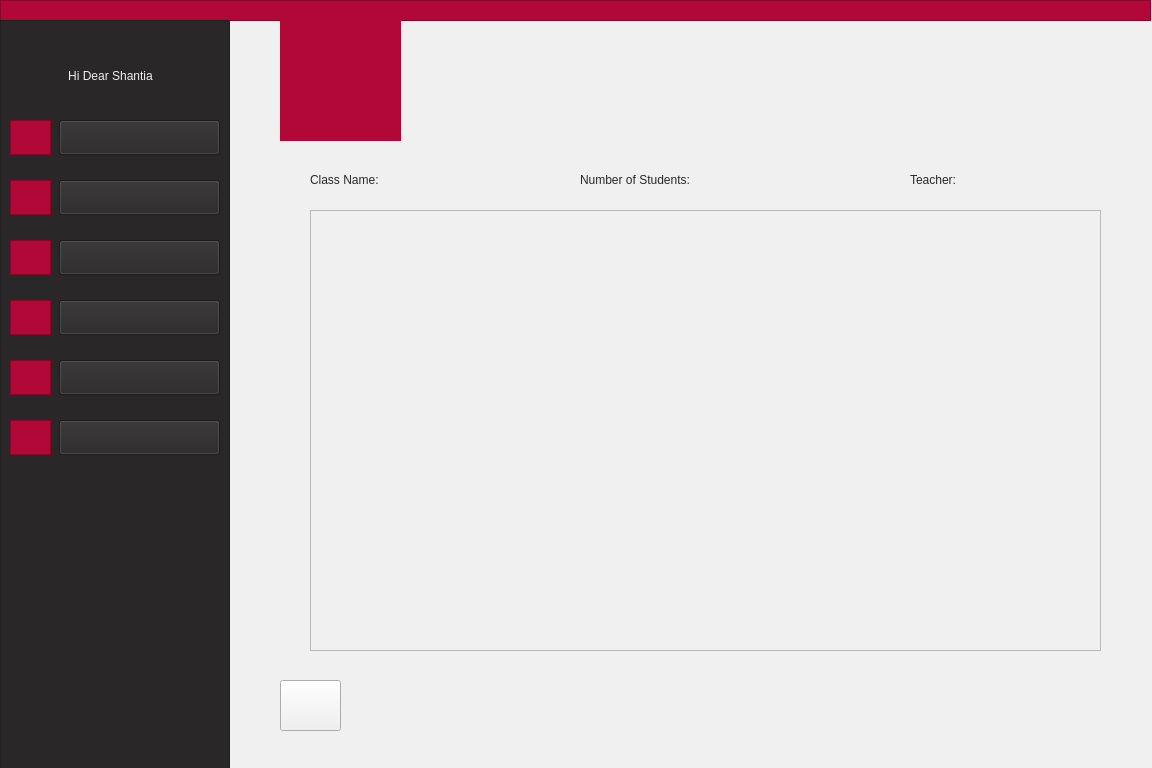
<?xml version="1.0" encoding="UTF-8"?>
<ui version="4.0">
 <class>AdminWatchStudent</class>
 <widget class="QWidget" name="AdminWatchStudent">
  <property name="geometry">
   <rect>
    <x>0</x>
    <y>0</y>
    <width>1152</width>
    <height>768</height>
   </rect>
  </property>
  <property name="minimumSize">
   <size>
    <width>1152</width>
    <height>768</height>
   </size>
  </property>
  <property name="windowTitle">
   <string>Form</string>
  </property>
  <property name="styleSheet">
   <string notr="true">background-color: rgb(240, 240, 240);</string>
  </property>
  <widget class="QLabel" name="label">
   <property name="geometry">
    <rect>
     <x>280</x>
     <y>20</y>
     <width>121</width>
     <height>121</height>
    </rect>
   </property>
   <property name="styleSheet">
    <string notr="true">background-color: rgb(178, 8, 55);
border-color: rgb(178, 8, 55);
</string>
   </property>
   <property name="text">
    <string/>
   </property>
   <property name="pixmap">
    <pixmap>:/AjaxLogo/filename.jpg</pixmap>
   </property>
   <property name="scaledContents">
    <bool>true</bool>
   </property>
   <property name="alignment">
    <set>Qt::AlignCenter</set>
   </property>
  </widget>
  <widget class="QPushButton" name="backToMenu">
   <property name="geometry">
    <rect>
     <x>280</x>
     <y>680</y>
     <width>61</width>
     <height>51</height>
    </rect>
   </property>
   <property name="text">
    <string/>
   </property>
  </widget>
  <widget class="QLabel" name="label_14">
   <property name="geometry">
    <rect>
     <x>280</x>
     <y>680</y>
     <width>41</width>
     <height>46</height>
    </rect>
   </property>
   <property name="styleSheet">
    <string>font: 9pt &quot;Montserrat&quot;;
color: rgb(178, 8, 55);</string>
   </property>
   <property name="text">
    <string/>
   </property>
   <property name="pixmap">
    <pixmap resource="arrowIcon.qrc">:/new/prefix1/icons8-left-arrow-50.png</pixmap>
   </property>
   <property name="scaledContents">
    <bool>true</bool>
   </property>
  </widget>
  <widget class="QFrame" name="frame">
   <property name="geometry">
    <rect>
     <x>0</x>
     <y>0</y>
     <width>1151</width>
     <height>21</height>
    </rect>
   </property>
   <property name="styleSheet">
    <string notr="true">background-color: rgb(178, 8, 55);
border-color: rgb(178, 8, 55);</string>
   </property>
   <property name="frameShape">
    <enum>QFrame::StyledPanel</enum>
   </property>
   <property name="frameShadow">
    <enum>QFrame::Raised</enum>
   </property>
  </widget>
  <widget class="QScrollArea" name="scrollArea">
   <property name="geometry">
    <rect>
     <x>310</x>
     <y>210</y>
     <width>791</width>
     <height>441</height>
    </rect>
   </property>
   <property name="widgetResizable">
    <bool>true</bool>
   </property>
   <widget class="QWidget" name="scrollAreaWidgetContents">
    <property name="geometry">
     <rect>
      <x>0</x>
      <y>0</y>
      <width>789</width>
      <height>439</height>
     </rect>
    </property>
    <layout class="QVBoxLayout" name="verticalLayout_3">
     <item>
      <layout class="QVBoxLayout" name="verticalLayout_2"/>
     </item>
    </layout>
   </widget>
  </widget>
  <widget class="QFrame" name="frame_2">
   <property name="geometry">
    <rect>
     <x>0</x>
     <y>20</y>
     <width>230</width>
     <height>768</height>
    </rect>
   </property>
   <property name="styleSheet">
    <string notr="true">background-color: rgb(41, 39, 40);
border-color: rgb(41, 39, 40);</string>
   </property>
   <property name="frameShape">
    <enum>QFrame::StyledPanel</enum>
   </property>
   <property name="frameShadow">
    <enum>QFrame::Raised</enum>
   </property>
   <widget class="QPushButton" name="pushButton">
    <property name="geometry">
     <rect>
      <x>59</x>
      <y>100</y>
      <width>161</width>
      <height>35</height>
     </rect>
    </property>
    <property name="styleSheet">
     <string notr="true">font: 11pt &quot;Montserrat&quot;;
</string>
    </property>
    <property name="text">
     <string/>
    </property>
   </widget>
   <widget class="QPushButton" name="pushButton_2">
    <property name="geometry">
     <rect>
      <x>59</x>
      <y>160</y>
      <width>161</width>
      <height>35</height>
     </rect>
    </property>
    <property name="styleSheet">
     <string notr="true">font: 11pt &quot;Montserrat&quot;;
</string>
    </property>
    <property name="text">
     <string/>
    </property>
   </widget>
   <widget class="QPushButton" name="pushButton_3">
    <property name="geometry">
     <rect>
      <x>59</x>
      <y>220</y>
      <width>161</width>
      <height>35</height>
     </rect>
    </property>
    <property name="styleSheet">
     <string notr="true">font: 11pt &quot;Montserrat&quot;;
</string>
    </property>
    <property name="text">
     <string/>
    </property>
   </widget>
   <widget class="QPushButton" name="pushButton_4">
    <property name="geometry">
     <rect>
      <x>59</x>
      <y>280</y>
      <width>161</width>
      <height>35</height>
     </rect>
    </property>
    <property name="styleSheet">
     <string notr="true">font: 11pt &quot;Montserrat&quot;;
</string>
    </property>
    <property name="text">
     <string/>
    </property>
   </widget>
   <widget class="QFrame" name="frame_3">
    <property name="geometry">
     <rect>
      <x>10</x>
      <y>100</y>
      <width>41</width>
      <height>35</height>
     </rect>
    </property>
    <property name="styleSheet">
     <string notr="true">background-color: rgb(178, 8, 55);
border-color: rgb(178, 8, 55);</string>
    </property>
    <property name="frameShape">
     <enum>QFrame::StyledPanel</enum>
    </property>
    <property name="frameShadow">
     <enum>QFrame::Raised</enum>
    </property>
    <widget class="QLabel" name="label_6">
     <property name="geometry">
      <rect>
       <x>5</x>
       <y>1</y>
       <width>31</width>
       <height>31</height>
      </rect>
     </property>
     <property name="styleSheet">
      <string notr="true"/>
     </property>
     <property name="text">
      <string/>
     </property>
     <property name="pixmap">
      <pixmap resource="icon.qrc">:/icon/profile.png</pixmap>
     </property>
     <property name="scaledContents">
      <bool>true</bool>
     </property>
    </widget>
   </widget>
   <widget class="QFrame" name="frame_5">
    <property name="geometry">
     <rect>
      <x>10</x>
      <y>160</y>
      <width>41</width>
      <height>35</height>
     </rect>
    </property>
    <property name="cursor">
     <cursorShape>ArrowCursor</cursorShape>
    </property>
    <property name="styleSheet">
     <string notr="true">background-color: rgb(178, 8, 55);
border-color: rgb(178, 8, 55);</string>
    </property>
    <property name="frameShape">
     <enum>QFrame::StyledPanel</enum>
    </property>
    <property name="frameShadow">
     <enum>QFrame::Raised</enum>
    </property>
    <widget class="QLabel" name="label_10">
     <property name="geometry">
      <rect>
       <x>5</x>
       <y>2</y>
       <width>31</width>
       <height>31</height>
      </rect>
     </property>
     <property name="text">
      <string/>
     </property>
     <property name="pixmap">
      <pixmap resource="icon.qrc">:/icon/message.png</pixmap>
     </property>
     <property name="scaledContents">
      <bool>true</bool>
     </property>
    </widget>
   </widget>
   <widget class="QFrame" name="frame_6">
    <property name="geometry">
     <rect>
      <x>10</x>
      <y>220</y>
      <width>41</width>
      <height>35</height>
     </rect>
    </property>
    <property name="styleSheet">
     <string notr="true">background-color: rgb(178, 8, 55);
border-color: rgb(178, 8, 55);</string>
    </property>
    <property name="frameShape">
     <enum>QFrame::StyledPanel</enum>
    </property>
    <property name="frameShadow">
     <enum>QFrame::Raised</enum>
    </property>
    <widget class="QLabel" name="label_7">
     <property name="geometry">
      <rect>
       <x>5</x>
       <y>2</y>
       <width>31</width>
       <height>31</height>
      </rect>
     </property>
     <property name="text">
      <string/>
     </property>
     <property name="pixmap">
      <pixmap resource="icon.qrc">:/icon/add-user.png</pixmap>
     </property>
     <property name="scaledContents">
      <bool>true</bool>
     </property>
    </widget>
   </widget>
   <widget class="QFrame" name="frame_7">
    <property name="geometry">
     <rect>
      <x>10</x>
      <y>280</y>
      <width>41</width>
      <height>35</height>
     </rect>
    </property>
    <property name="styleSheet">
     <string notr="true">background-color: rgb(178, 8, 55);
border-color: rgb(178, 8, 55);</string>
    </property>
    <property name="frameShape">
     <enum>QFrame::StyledPanel</enum>
    </property>
    <property name="frameShadow">
     <enum>QFrame::Raised</enum>
    </property>
    <widget class="QLabel" name="label_11">
     <property name="geometry">
      <rect>
       <x>5</x>
       <y>2</y>
       <width>31</width>
       <height>31</height>
      </rect>
     </property>
     <property name="text">
      <string/>
     </property>
     <property name="pixmap">
      <pixmap resource="icon.qrc">:/icon/upload-mail.png</pixmap>
     </property>
     <property name="scaledContents">
      <bool>true</bool>
     </property>
    </widget>
   </widget>
   <widget class="QLabel" name="label_2">
    <property name="geometry">
     <rect>
      <x>20</x>
      <y>40</y>
      <width>181</width>
      <height>31</height>
     </rect>
    </property>
    <property name="styleSheet">
     <string notr="true">font: 11pt &quot;Montserrat&quot;;
color: rgb(240, 240, 240);</string>
    </property>
    <property name="text">
     <string>Hi Dear Shantia</string>
    </property>
    <property name="alignment">
     <set>Qt::AlignCenter</set>
    </property>
   </widget>
   <widget class="QLabel" name="label_3">
    <property name="geometry">
     <rect>
      <x>100</x>
      <y>100</y>
      <width>81</width>
      <height>30</height>
     </rect>
    </property>
    <property name="autoFillBackground">
     <bool>false</bool>
    </property>
    <property name="styleSheet">
     <string notr="true">font: 11pt &quot;Montserrat&quot;;
color: rgb(240, 240, 240);</string>
    </property>
    <property name="lineWidth">
     <number>0</number>
    </property>
    <property name="text">
     <string>Profile</string>
    </property>
    <property name="alignment">
     <set>Qt::AlignCenter</set>
    </property>
   </widget>
   <widget class="QLabel" name="label_4">
    <property name="geometry">
     <rect>
      <x>90</x>
      <y>160</y>
      <width>101</width>
      <height>30</height>
     </rect>
    </property>
    <property name="styleSheet">
     <string notr="true">font: 11pt &quot;Montserrat&quot;;
color: rgb(240, 240, 240);</string>
    </property>
    <property name="text">
     <string>Messges</string>
    </property>
    <property name="alignment">
     <set>Qt::AlignCenter</set>
    </property>
   </widget>
   <widget class="QLabel" name="label_5">
    <property name="geometry">
     <rect>
      <x>90</x>
      <y>220</y>
      <width>111</width>
      <height>30</height>
     </rect>
    </property>
    <property name="styleSheet">
     <string notr="true">font: 11pt &quot;Montserrat&quot;;
color: rgb(240, 240, 240);</string>
    </property>
    <property name="text">
     <string>Add People</string>
    </property>
    <property name="alignment">
     <set>Qt::AlignCenter</set>
    </property>
   </widget>
   <widget class="QLabel" name="label_8">
    <property name="geometry">
     <rect>
      <x>70</x>
      <y>280</y>
      <width>141</width>
      <height>30</height>
     </rect>
    </property>
    <property name="styleSheet">
     <string notr="true">font: 11pt &quot;Montserrat&quot;;
color: rgb(240, 240, 240);</string>
    </property>
    <property name="text">
     <string>Send Assertion</string>
    </property>
    <property name="alignment">
     <set>Qt::AlignCenter</set>
    </property>
   </widget>
   <widget class="QPushButton" name="pushButton_7">
    <property name="geometry">
     <rect>
      <x>59</x>
      <y>340</y>
      <width>161</width>
      <height>35</height>
     </rect>
    </property>
    <property name="styleSheet">
     <string notr="true">font: 11pt &quot;Montserrat&quot;;
</string>
    </property>
    <property name="text">
     <string/>
    </property>
   </widget>
   <widget class="QFrame" name="frame_8">
    <property name="geometry">
     <rect>
      <x>10</x>
      <y>340</y>
      <width>41</width>
      <height>35</height>
     </rect>
    </property>
    <property name="styleSheet">
     <string notr="true">background-color: rgb(178, 8, 55);
border-color: rgb(178, 8, 55);</string>
    </property>
    <property name="frameShape">
     <enum>QFrame::StyledPanel</enum>
    </property>
    <property name="frameShadow">
     <enum>QFrame::Raised</enum>
    </property>
    <widget class="QLabel" name="label_12">
     <property name="geometry">
      <rect>
       <x>5</x>
       <y>2</y>
       <width>31</width>
       <height>31</height>
      </rect>
     </property>
     <property name="text">
      <string/>
     </property>
     <property name="pixmap">
      <pixmap resource="classIcon.qrc">:/classIcon/icons8-class-50.png</pixmap>
     </property>
     <property name="scaledContents">
      <bool>true</bool>
     </property>
    </widget>
   </widget>
   <widget class="QLabel" name="label_18">
    <property name="geometry">
     <rect>
      <x>90</x>
      <y>350</y>
      <width>101</width>
      <height>20</height>
     </rect>
    </property>
    <property name="styleSheet">
     <string notr="true">font: 11pt &quot;Montserrat&quot;;
color: rgb(240, 240, 240);</string>
    </property>
    <property name="text">
     <string>Add CLass</string>
    </property>
   </widget>
   <widget class="QPushButton" name="pushButton_6">
    <property name="geometry">
     <rect>
      <x>59</x>
      <y>400</y>
      <width>161</width>
      <height>35</height>
     </rect>
    </property>
    <property name="styleSheet">
     <string notr="true">font: 11pt &quot;Montserrat&quot;;
</string>
    </property>
    <property name="text">
     <string/>
    </property>
   </widget>
   <widget class="QFrame" name="frame_9">
    <property name="geometry">
     <rect>
      <x>10</x>
      <y>400</y>
      <width>41</width>
      <height>35</height>
     </rect>
    </property>
    <property name="styleSheet">
     <string notr="true">background-color: rgb(178, 8, 55);
border-color: rgb(178, 8, 55);</string>
    </property>
    <property name="frameShape">
     <enum>QFrame::StyledPanel</enum>
    </property>
    <property name="frameShadow">
     <enum>QFrame::Raised</enum>
    </property>
    <widget class="QLabel" name="label_13">
     <property name="geometry">
      <rect>
       <x>5</x>
       <y>2</y>
       <width>31</width>
       <height>31</height>
      </rect>
     </property>
     <property name="text">
      <string/>
     </property>
     <property name="pixmap">
      <pixmap resource="icon.qrc">:/icon/information.png</pixmap>
     </property>
     <property name="scaledContents">
      <bool>true</bool>
     </property>
    </widget>
   </widget>
   <widget class="QLabel" name="label_15">
    <property name="geometry">
     <rect>
      <x>60</x>
      <y>400</y>
      <width>161</width>
      <height>30</height>
     </rect>
    </property>
    <property name="styleSheet">
     <string notr="true">font: 11pt &quot;Montserrat&quot;;
color: rgb(240, 240, 240);</string>
    </property>
    <property name="text">
     <string>Class Information</string>
    </property>
    <property name="alignment">
     <set>Qt::AlignCenter</set>
    </property>
   </widget>
   <zorder>frame_5</zorder>
   <zorder>frame_6</zorder>
   <zorder>frame_7</zorder>
   <zorder>label_2</zorder>
   <zorder>label_3</zorder>
   <zorder>label_4</zorder>
   <zorder>label_5</zorder>
   <zorder>label_8</zorder>
   <zorder>frame_3</zorder>
   <zorder>pushButton_2</zorder>
   <zorder>pushButton_3</zorder>
   <zorder>pushButton_4</zorder>
   <zorder>frame_8</zorder>
   <zorder>label_18</zorder>
   <zorder>pushButton_7</zorder>
   <zorder>frame_9</zorder>
   <zorder>label_15</zorder>
   <zorder>pushButton_6</zorder>
   <zorder>pushButton</zorder>
  </widget>
  <widget class="QLabel" name="label_9">
   <property name="geometry">
    <rect>
     <x>285</x>
     <y>20</y>
     <width>111</width>
     <height>111</height>
    </rect>
   </property>
   <property name="styleSheet">
    <string notr="true">background-color: rgb(178, 8, 55);</string>
   </property>
   <property name="text">
    <string/>
   </property>
   <property name="pixmap">
    <pixmap resource="pictures.qrc">:/logo/filename.jpg</pixmap>
   </property>
   <property name="scaledContents">
    <bool>true</bool>
   </property>
  </widget>
  <widget class="QLabel" name="label_16">
   <property name="geometry">
    <rect>
     <x>310</x>
     <y>170</y>
     <width>101</width>
     <height>20</height>
    </rect>
   </property>
   <property name="styleSheet">
    <string notr="true">font: 9pt &quot;Montserrat&quot;;
color: rgb(41, 39, 40);</string>
   </property>
   <property name="text">
    <string>Class Name:</string>
   </property>
  </widget>
  <widget class="QLabel" name="teacherName">
   <property name="geometry">
    <rect>
     <x>992</x>
     <y>170</y>
     <width>101</width>
     <height>20</height>
    </rect>
   </property>
   <property name="styleSheet">
    <string notr="true">font: 9pt &quot;Montserrat&quot;;
color: rgb(41, 39, 40);</string>
   </property>
   <property name="text">
    <string/>
   </property>
  </widget>
  <widget class="QLabel" name="label_17">
   <property name="geometry">
    <rect>
     <x>580</x>
     <y>170</y>
     <width>161</width>
     <height>20</height>
    </rect>
   </property>
   <property name="styleSheet">
    <string notr="true">font: 9pt &quot;Montserrat&quot;;
color: rgb(41, 39, 40);</string>
   </property>
   <property name="text">
    <string>Number of Students:</string>
   </property>
  </widget>
  <widget class="QLabel" name="NumberOfStudent">
   <property name="geometry">
    <rect>
     <x>750</x>
     <y>170</y>
     <width>63</width>
     <height>20</height>
    </rect>
   </property>
   <property name="styleSheet">
    <string notr="true">font: 9pt &quot;Montserrat&quot;;
color: rgb(41, 39, 40);</string>
   </property>
   <property name="text">
    <string/>
   </property>
  </widget>
  <widget class="QLabel" name="label_20">
   <property name="geometry">
    <rect>
     <x>910</x>
     <y>170</y>
     <width>71</width>
     <height>20</height>
    </rect>
   </property>
   <property name="styleSheet">
    <string notr="true">font: 9pt &quot;Montserrat&quot;;
color: rgb(41, 39, 40);</string>
   </property>
   <property name="text">
    <string>Teacher:</string>
   </property>
  </widget>
  <widget class="QLabel" name="TeacherName">
   <property name="geometry">
    <rect>
     <x>420</x>
     <y>170</y>
     <width>121</width>
     <height>20</height>
    </rect>
   </property>
   <property name="styleSheet">
    <string notr="true">font: 9pt &quot;Montserrat&quot;;
color: rgb(41, 39, 40);</string>
   </property>
   <property name="text">
    <string/>
   </property>
  </widget>
  <zorder>label_14</zorder>
  <zorder>frame</zorder>
  <zorder>scrollArea</zorder>
  <zorder>frame_2</zorder>
  <zorder>label</zorder>
  <zorder>label_9</zorder>
  <zorder>backToMenu</zorder>
  <zorder>label_16</zorder>
  <zorder>teacherName</zorder>
  <zorder>label_17</zorder>
  <zorder>NumberOfStudent</zorder>
  <zorder>label_20</zorder>
  <zorder>TeacherName</zorder>
 </widget>
 <resources>
  <include location="classIcon.qrc"/>
  <include location="icon.qrc"/>
  <include location="arrowIcon.qrc"/>
  <include location="pictures.qrc"/>
 </resources>
 <connections/>
</ui>
